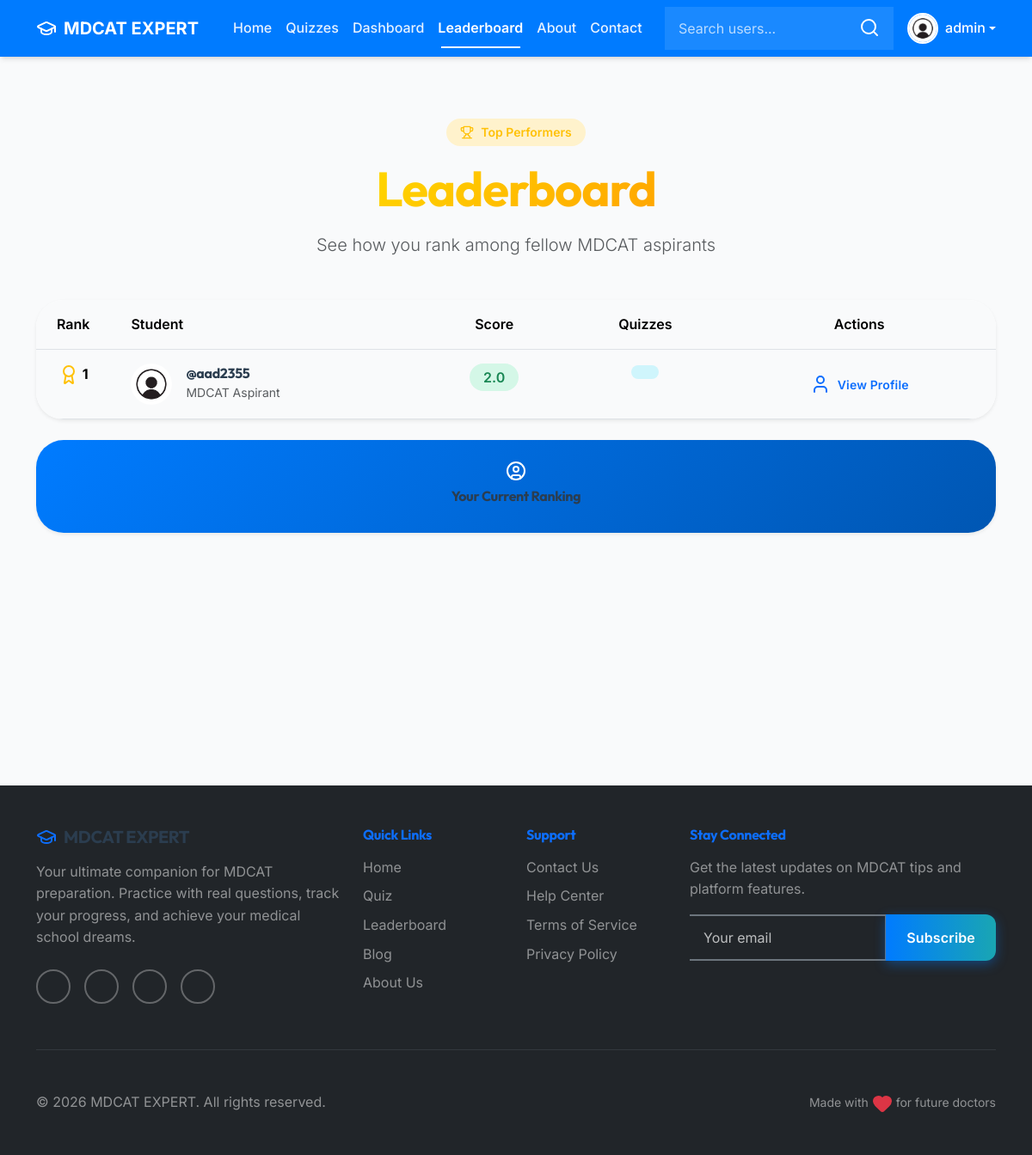
Page /leaderboard (signed in) on the earlier database version.
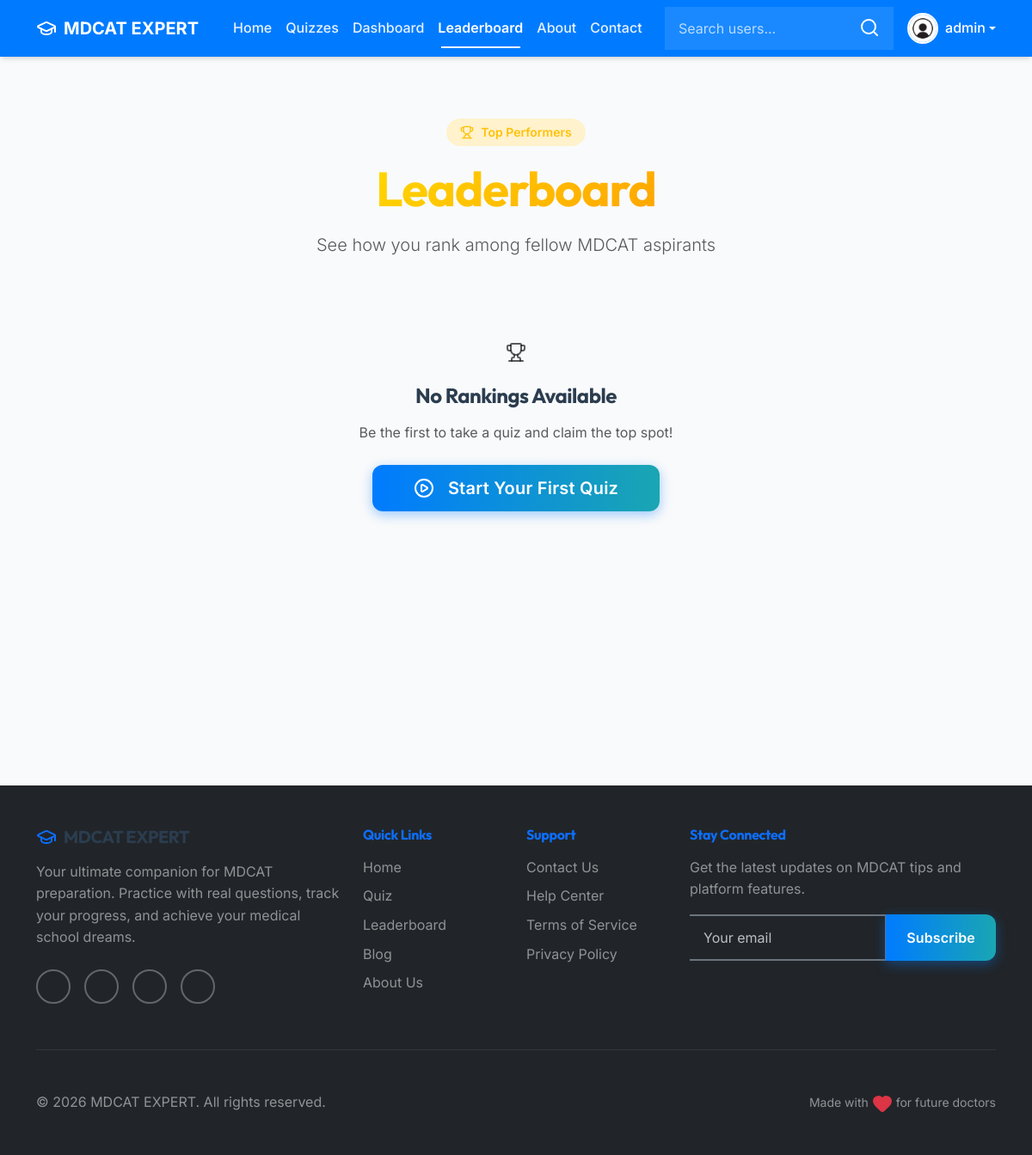
Same page on the later database version.
### quiz/models.py (models this page shows, shortened)
class UserRank(models.Model):
    user=models.OneToOneField(User,on_delete=models.CASCADE)
    rank=models.IntegerField(null=True,blank=True)
    total_score=models.IntegerField(null=True,blank=True)

### account/models.py (models this page shows, shortened)
class Profile(models.Model):
    user=models.OneToOneField(User,on_delete=models.CASCADE,null=True,verbose_name='User Object')
    bio=models.TextField(blank=True,null=True)
    profile_img=models.ImageField(upload_to='profile_images',default='user.jpg',blank=True,null=True,verbose_name='Profile picture')
    location=models.CharField(max_length=100,blank=True,null=True)
    GENDER=(
        ('Male','Male'),
        ('Female','Female'),
        ('Other','Other')
    )
    gender=models.CharField(max_length=6, choices=GENDER,blank=True,null=True)

### base/views.py (the view)
# urls.py: path('leaderboard',views.leaderboard_view,name='leaderboard'),
def leaderboard_view(request):
    leaderboard_users = UserRank.objects.order_by('rank')
    context = {"leaderboard_users": leaderboard_users}
    if request.user.is_authenticated:
        try:
            user_profile = Profile.objects.get(user=request.user)
            context["user_profile"] = user_profile
        except Profile.DoesNotExist:
            context["error"] = "Profile does not exist."
    return render(request, "leaderboard.html", context)

### templates/leaderboard.html (shortened to what the changed rows need)
{% extends "index.html" %}
{% block content %}
<div class="container-fluid bg-surface-2 min-vh-100 py-5">
    <div class="container py-4">
        <div class="text-center mb-5 fade-in-up">
            <h1 class="display-4 fw-bold mb-3">
                <span class="text-gradient-gold">Leaderboard</span>
            </h1>
        </div>
        {% if leaderboard_users|length == 0 %}
        <div class="text-center py-5 fade-in-up">
            <div class="mb-4">
                <i data-lucide="trophy" class="text-muted" size="96"></i>
            </div>
            <h4 class="fw-bold mb-3">No Rankings Available</h4>
            <p class="text-muted mb-4">Be the first to take a quiz and claim the top spot!</p>
            <a href="{% url 'all_quiz' %}" class="btn btn-primary btn-lg px-5">
                <i data-lucide="play-circle" class="me-2" size="20"></i>
                Start Your First Quiz
            </a>
        </div>
        {% else %}
        <div class="card border-0 shadow-sm rounded-3xl overflow-hidden fade-in-up" style="animation-delay: 0.2s;">
            <div class="card-body p-0">
                <div class="table-responsive">
                    <table class="table table-hover mb-0">
                        <thead class="bg-surface-2">
                            <tr>
                                <th scope="col" class="px-4 py-3 fw-semibold text-center" style="width: 80px;">Rank</th>
                                <th scope="col" class="px-4 py-3 fw-semibold">Student</th>
                                <th scope="col" class="px-4 py-3 fw-semibold text-center">Score</th>
                                <th scope="col" class="px-4 py-3 fw-semibold text-center">Quizzes</th>
                                <th scope="col" class="px-4 py-3 fw-semibold text-center">Actions</th>
                            </tr>
                        </thead>
                        <tbody>
                            {% for rank in leaderboard_users %}
                            <tr
                                class="leaderboard-row {% if request.user.username == rank.user.username %}current-user{% endif %}">
                                <td class="px-4 py-3 text-center">
                                    {% if forloop.counter <= 3 %} <div
                                        class="d-flex align-items-center justify-content-center">
                                        <i data-lucide="award"
                                            class="{% if forloop.counter == 1 %}text-warning{% elif forloop.counter == 2 %}text-secondary{% else %}text-danger{% endif %}"
                                            size="24"></i>
                                        <span class="fw-bold ms-1">{{ forloop.counter }}</span>
                </div>
                {% else %}
                <span class="fw-bold text-muted">{{ forloop.counter }}</span>
                {% endif %}
                </td>
                <td class="px-4 py-3">
                    <div class="d-flex align-items-center gap-3">
                        {% if rank.user.profile.profile_img %}
                        <img src="{{ rank.user.profile.profile_img.url }}" class="rounded-circle" width="48" height="48"
                            alt="{{ rank.user.username }}'s profile picture" style="object-fit: cover;">
                        {% else %}
                        <div class="bg-primary text-white rounded-circle d-flex align-items-center justify-content-center"
                            style="width: 48px; height: 48px; font-size: 1.25rem; font-weight: bold;">
                            {{ rank.user.username|slice:":1"|upper }}
                        </div>
                        {% endif %}
                        <div>
                            <h6 class="mb-0 fw-bold">@{{ rank.user.username }}</h6>
                            <small class="text-muted">{{ rank.user.profile.bio|default:"MDCAT Aspirant"|truncatewords:5 }}</small>
                        </div>
                    </div>
                </td>
                <td class="px-4 py-3 text-center">
                    <span class="badge bg-success-light text-success fs-6 px-3 py-2 rounded-pill">
                        {{ rank.total_score|floatformat:1 }}
                    </span>
                </td>
                <td class="px-4 py-3 text-center">
                    <span class="badge bg-info-light text-info fs-6 px-3 py-2 rounded-pill">
                    </span>
                </td>
                <td class="px-4 py-3 text-center">
                    <a href="{% url 'profile' rank.user.username %}"
                        class="btn btn-sm btn-outline-primary rounded-pill px-3">
                        <i data-lucide="user" size="14"></i>
                        View Profile
                    </a>
                </td>
                </tr>
                {% endfor %}
                </tbody>
                </table>
            </div>
        </div>
    </div>
    {% if request.user.is_authenticated %}
    <div class="mt-4 fade-in-up" style="animation-delay: 0.3s;">
        <div class="card border-0 shadow-sm rounded-3xl bg-gradient-primary text-white">
            <div class="card-body p-4 text-center">
                <i data-lucide="user-circle" class="mb-2" size="32"></i>
                <h6 class="fw-bold mb-2">Your Current Ranking</h6>
            </div>
        </div>
    </div>
    {% endif %}
    {% endif %}
</div>
</div>
{% endblock content %}

Differences in the rows shown:
removed UserRank: user.profile.profile_img (placeholder picture), user.username "aad2355", user.profile.bio "MDCAT Aspirant", total_score "2.0"
Other differences:
text no longer shown: "Rank Student Score Quizzes Actions Your Current Ranking"
text now shown: "No Rankings Available Be the first to take a quiz and claim the top spot! Start Your First Quiz"
